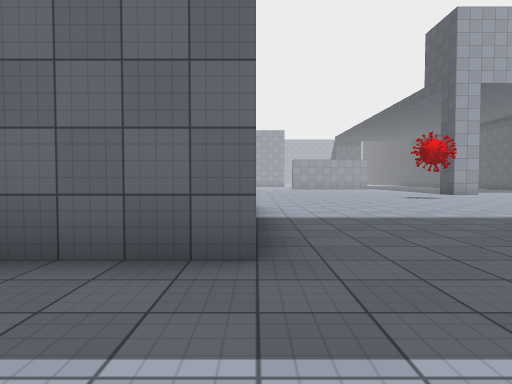
view 1 (above)

24 first-person views from a walk through a Unity game level. The camera is 1.2 m above the floor, tilts 2° down and sees 75° across. The floor is counted in squares, 2 m on a side. Each view is taken from the middle of a square. On the plan, view 1 faces up. The plan holds only what a view shows up to about 10 squares ahead; the rest is blank. The place goes on beyond the plan. The player character is not drawn. Surface patterns are stand-ins for the level's own textures.

view 2
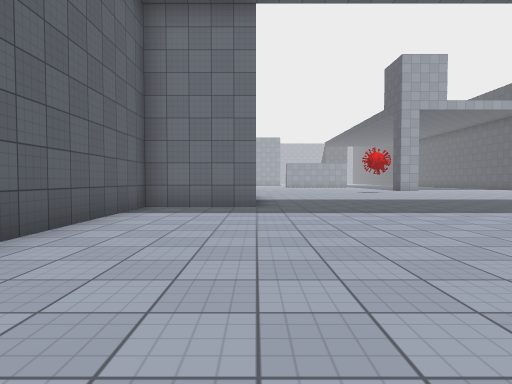

view 3
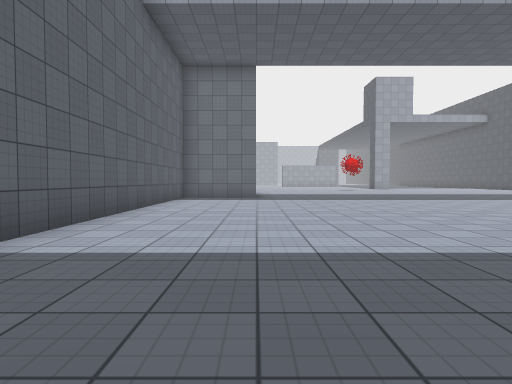

view 4
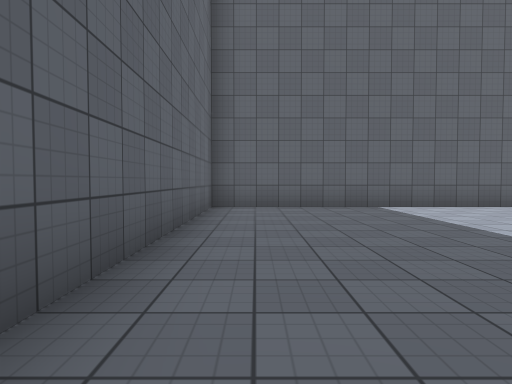

view 5
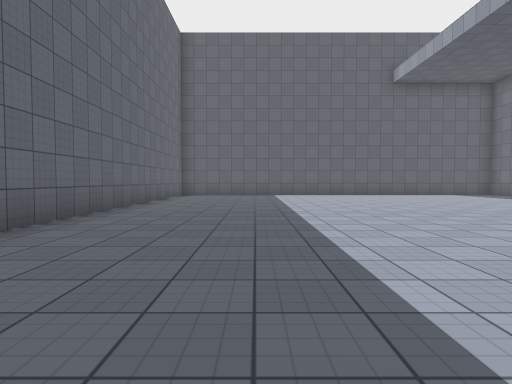

view 6
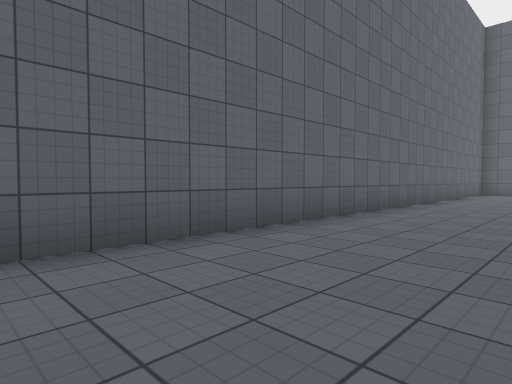

view 7
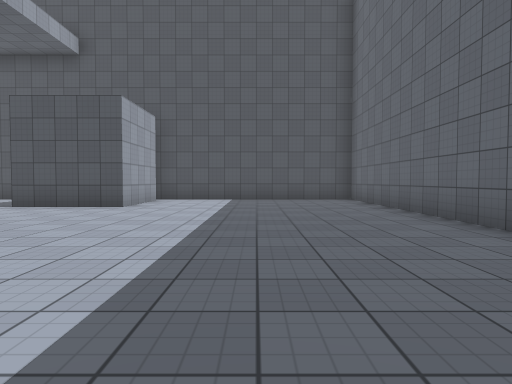

view 8
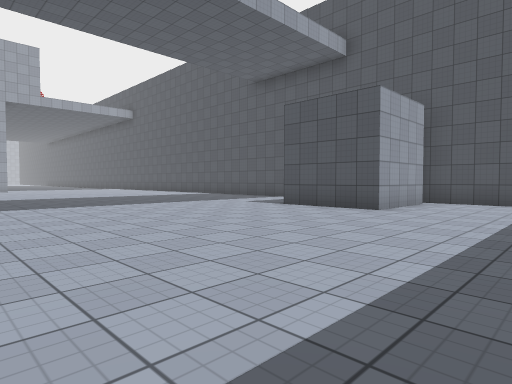

view 9
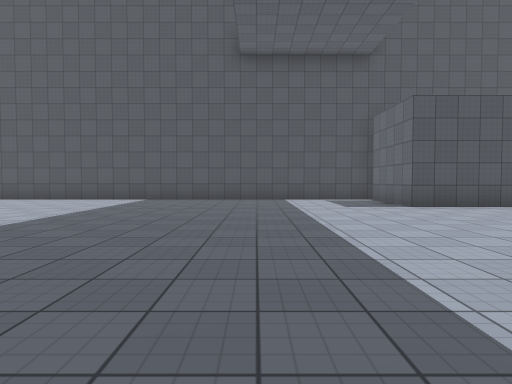

view 10
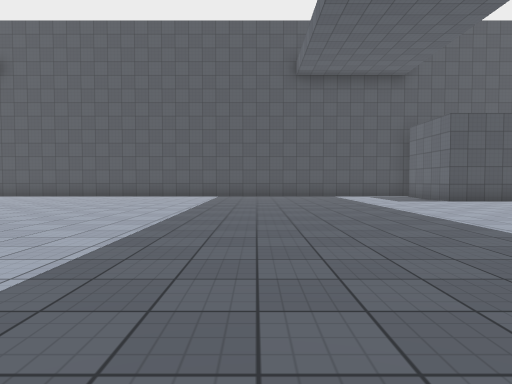

view 11
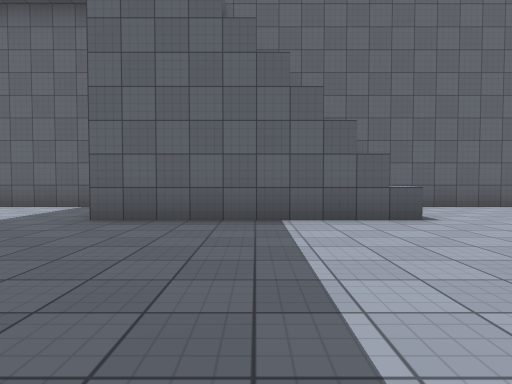

view 12
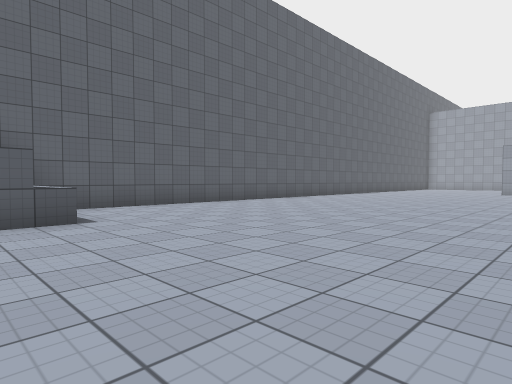

view 13
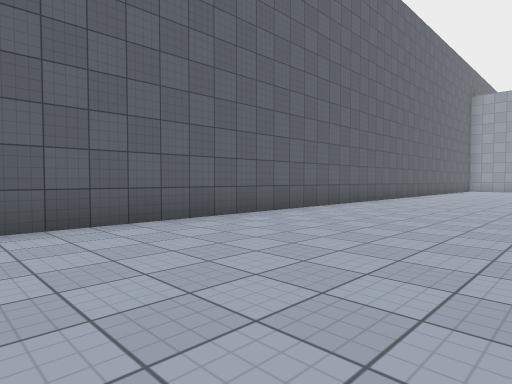

view 14
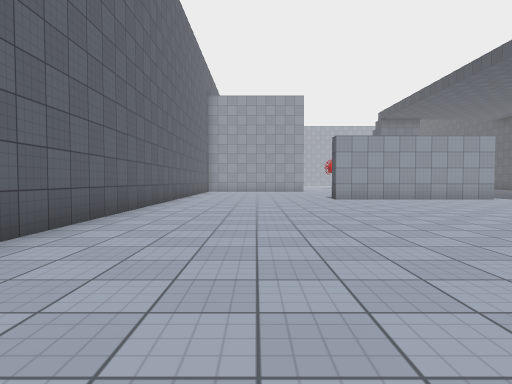

view 15
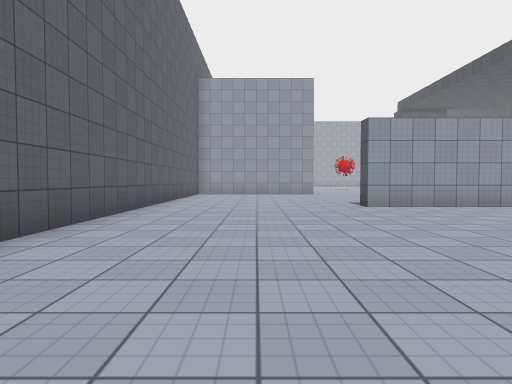

view 16
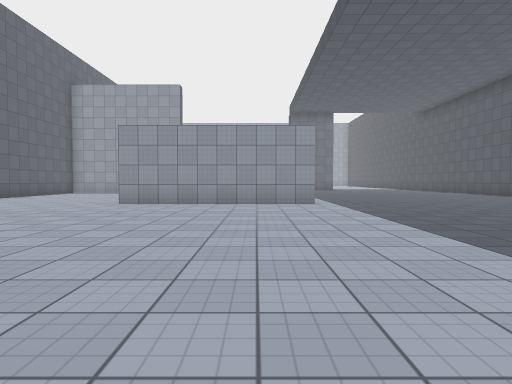

view 17
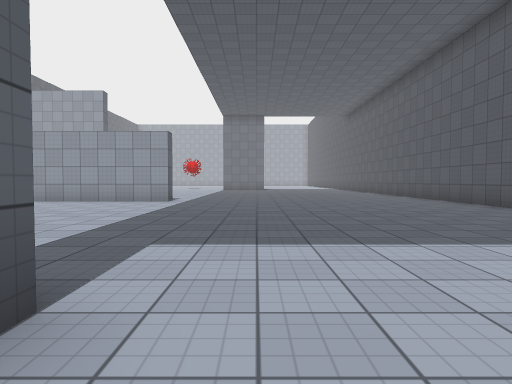

view 18
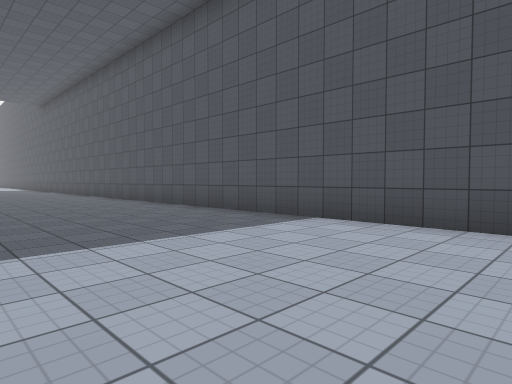

view 19
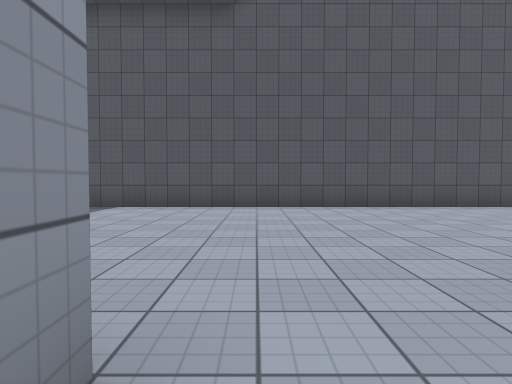

view 20
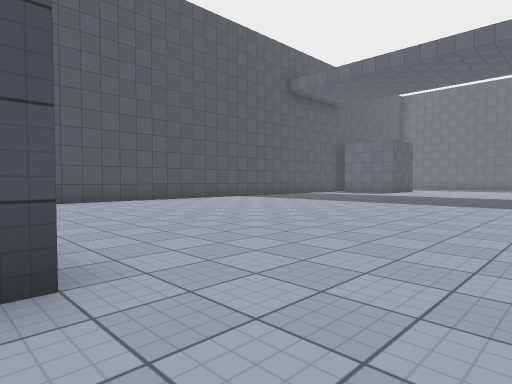

view 21
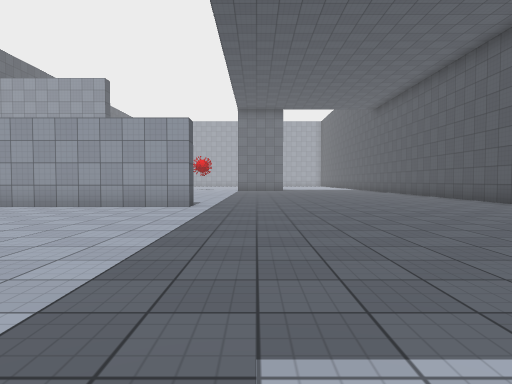

view 22
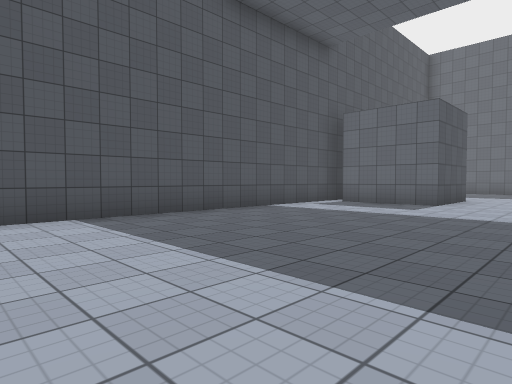

view 23
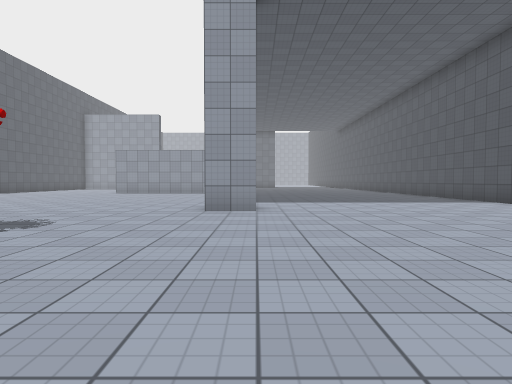

view 24
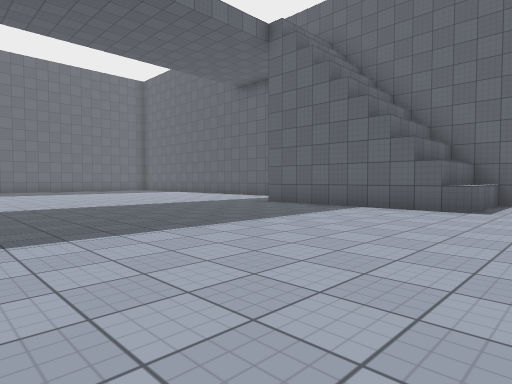

### Floor plan
Points are (right, up) in squares from view 1. A wall is a line through its corners. A room is listed if a view was taken in it or the views show most of it. See-through windows are left out.
Room 1 (views 1, 2, 3, 4, 5, 6, 7, 8, 9, 10, 11, 12, 13, 14, 15, 16, 17, 18, 19, 20, 21, 22, 23, 24)
walls: (9, 13.5) (8, 13.5); (0, 7.5) (0, 2.5) (-2.5, 2.5) (-2.5, -10) (15.1, -10); (15.5, -1.8) (15.5, 25); (15, -4) (12.5, -4) (12.5, -1.5) (15, -1.5); (7.5, 23) (7.5, 22.5) (2.5, 22.5) (2.5, 23); (15.5, -5.8) (15.5, -3.8); (-2.5, 25) (-2.5, 7) (0, 7)
low walls: (-2.5, 7.5) (0, 7.5)

Where each view was taken, in squares from view 1:
view 1: 0 up, 0 right, facing up
view 2: 5 down, 0 right, facing up
view 3: 9 down, 0 right, facing up
view 4: 9 down, 5 right, facing left
view 5: 7 down, 11 right, facing left
view 6: 7 down, 13 right, facing down-left
view 7: 7 down, 5 right, facing right
view 8: 7 down, 6 right, facing up-right
view 9: 2 up, 5 right, facing right
view 10: 4 up, 3 right, facing right
view 11: 5 up, 5 right, facing left
view 12: 6 up, 5 right, facing up-left
view 13: 9 up, 2 right, facing up-left
view 14: 12 up, 0 right, facing up
view 15: 15 up, 0 right, facing up
view 16: 14 up, 6 right, facing up
view 17: 13 up, 10 right, facing up
view 18: 13 up, 11 right, facing up-right
view 19: 13 up, 8 right, facing right
view 20: 14 up, 6 right, facing down-right
view 21: 15 up, 9 right, facing up
view 22: 7 up, 10 right, facing down-right
view 23: 7 up, 9 right, facing up
view 24: 9 up, 7 right, facing down-left
